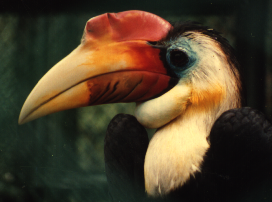
%> input picture images/Bird24d.bmp, 272 x 202 px
$ octave --eval "result = vc6_1(imread('../images/Bird24d.bmp'));"   (GNU Octave 9; MATLAB toolbox functions it lacks are replaced by stand-ins)
%> lines starting %> are read from the running program, lines starting %| are printed output that depends on the picture; in (x1, y1, x2, y2) boxes, pixels count from 0 and x2, y2 are one past the last pixel; in counts of white or black regions, pixels touching at a corner belong together; the program's own positions count from 1
function [ Comp ] = vc6_1 ( I )
    GLI = rgb2gray(I);
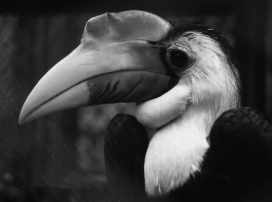
%> GLI: size 202x272 uint8; min 7, max 242, mean 65.1
    BW = GLI > 20;
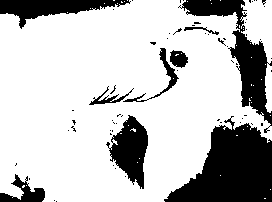
%> BW: size 202x272 logical; 75.6% white; 67 black regions (58 under 20 px), largest, box (x1, y1, x2, y2) and area: (164, 116, 272, 202) 5476, (178, 0, 272, 133) 3000, (106, 115, 148, 189) 1692
    BW = imfill(BW, 'holes');
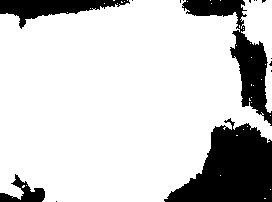
%> BW: size 202x272 logical; 80.7% white; 15 black regions (11 under 20 px), largest, box (x1, y1, x2, y2) and area: (164, 118, 272, 202) 5471, (182, 0, 272, 126) 2951, (0, 0, 130, 29) 1631, (0, 174, 45, 202) 536

    SE = strel('disk', 5);
    I = BW - imopen(BW, SE);
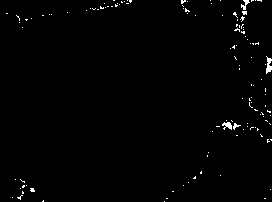
%> I: size 202x272 double; values 0 (black) and 1 (white), 1% white in thin lines or dots
    I = bwmorph(I, 'clean');
%> I: size 202x272 logical; 0.93% white in thin lines or dots

    C = bwconncomp(I);
%> C = 67 connected components
    Comp = C.NumObjects;
%> Comp = 67
end
